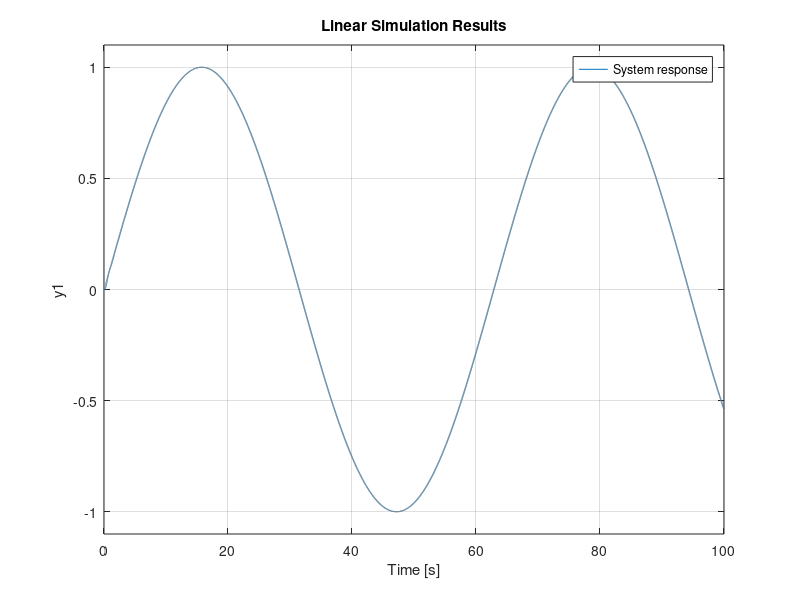

The MATLAB source for this figure:
clear all;
clc;
% Define the transfer function of the system
H = tf(36,[1 3 36]);
% Define A,B,C,D
A = [0,1; -36,-3];
B = [0;36];
C = [1 0];
D = 0;
% Define state-space model
sys = ss(A,B,C,D);
% Define initial state
x0 = [0,0];
% Define the input u(t) = 1.0sin(0.1t) usinkg sinusoidal signal
tau = 2*pi/0.1; % Period = 2*pi/0.1
% 0:Ts:Tf
Ts = 0.01; % Time step
Tf = 100; % Duration
[u,t] = gensig('sin',tau,Tf,Ts);
% Simulate the system
lsim(sys,u,t,x0);
grid on;
legend("System response");
fig = gcf; % Obtains current graphic in matlab
exportgraphics(fig, 'Fig/lsim_run_100s.pdf', 'ContentType','vector');